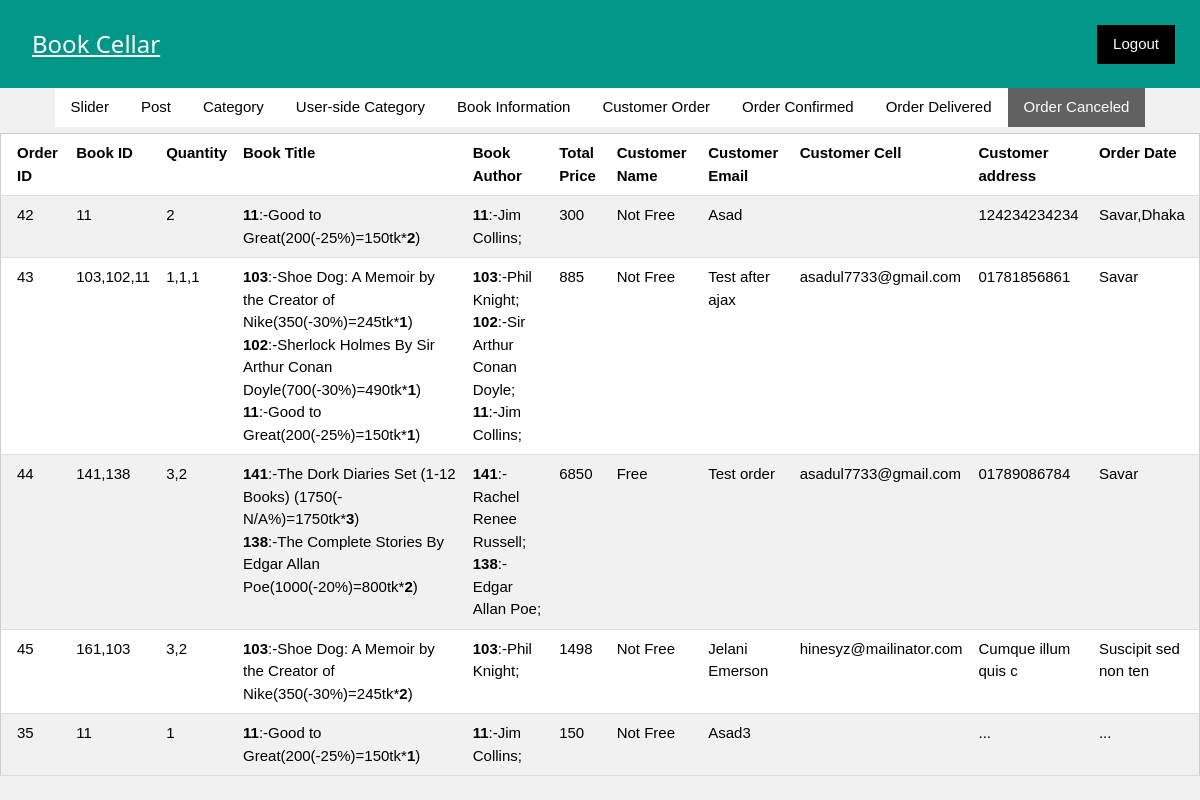
/admin/bin.php (signed in), run on the app's committed database.
### tables this page shows
CREATE TABLE `bin` (
  `Serial` int(255) NOT NULL,
  `Order_id` int(255) NOT NULL,
  `Item` int(255) NOT NULL,
  `Book_id` mediumtext NOT NULL,
  `Quantity` mediumtext NOT NULL,
  `Price` varchar(255) NOT NULL,
  `Customer_name` varchar(255) NOT NULL,
  `Email` varchar(255) NOT NULL,
  `Cell` mediumtext NOT NULL,
  `Address` mediumtext NOT NULL,
  `Time` mediumtext NOT NULL
);

### admin/bin.php (the view, shortened to what this page needs)
<?php
include 'header.php';
?>
<!DOCTYPE html>
<html>
<link rel="stylesheet" href="W3.CSS.css">
<link rel="stylesheet" href="https://cdnjs.cloudflare.com/ajax/libs/font-awesome/4.7.0/css/font-awesome.min.css">
<head>
</head>
<body class="w3-sans-serif" style="background-color:#F1F1F1">
<div style="overflow-x:auto;">
<table class="w3-table-all" style="overflow-x:scroll">
<tr>
<th>Order ID</th>
<th>Book ID</th>
<th>Quantity</th>
<th>Book Title</th>
<th>Book Author</th>
<th>Total Price </th>
<th>Customer Name</th>
<th>Customer Email</th>
<th>Customer Cell</th>
<th>Customer address</th>
<th>Order Date</th>
</tr>
<?php
include 'config.php';
$read_query="SELECT * FROM bin ORDER BY Serial DESC";
$result=mysqli_query($connection,$read_query);
while($row=mysqli_fetch_row($result)) {
   $order_id=htmlspecialchars($row[1]);
   $book_id=htmlspecialchars($row[3]);
   $book_quantity=htmlspecialchars($row[4]);
   $book_price=htmlspecialchars($row[5]);
   $cust_name=htmlspecialchars($row[6]);
   $cust_email=htmlspecialchars($row[7]);
   $cust_cell=htmlspecialchars($row[8]);
   $cust_adrress=htmlspecialchars($row[9]);
   $order_date=htmlspecialchars($row[10]);
   ?>
<td><?php echo $order_id; ?></td>
<td><?php echo $book_id; ?></td>
<td><?php echo $book_quantity; ?></td>
<?php
$book_name=array();
$author_name=array();
   $arr_ids=explode(",",$book_id);
   $arr_quants=explode(",",$book_quantity);
 for($i=0;$i<count($arr_quants);$i++)
{
       for($x=0;$x<count($arr_ids);$x++)
        {
             if($i==$x)
             {
              $read_query2="SELECT * FROM Book_info WHERE Book_id=$arr_ids[$i]";
              $result2=mysqli_query($connection,$read_query2);
              while($row2=mysqli_fetch_row($result2)) {
              array_push($book_name,"<b>".$row2[0]."</b>:-".$row2[2]."(".$row2[5]."(-".$row2[6]."%)=".$row2[7]."tk*<b>".$arr_quants[$i]."</b>)");
              array_push($author_name,"<b>".$row2[0]."</b>:-".$row2[3].";");
             }
        }
}
}
?>
<td><?php echo $book=implode("<br>",$book_name); ?></td>
<td><?php echo $author=implode("<br>",$author_name); ?></td>
<td><?php echo $book_price; ?></td>
<td><?php echo $cust_name; ?></td>
<td><?php echo $cust_email; ?></td>
<td><?php echo $cust_cell; ?></td>
<td><?php echo $cust_adrress; ?></td>
<td><?php echo $order_date; ?></td>
<?php
}
 ?>
 </table>
</div>
</body>
</html>

### admin/W3.CSS.css (style rules this page uses)
html { box-sizing:border-box }
*,*:before,*:after { box-sizing:inherit }
html { -ms-text-size-adjust:100%;-webkit-text-size-adjust:100% }
body { margin:0 }
b,strong { font-weight:bolder }
html,body { font-family:Verdana,sans-serif;font-size:15px;line-height:1.5 }
html { overflow-x:hidden }
.w3-table,.w3-table-all { border-collapse:collapse;border-spacing:0;width:100%;display:table }
.w3-table-all { border:1px solid #ccc }
.w3-bordered tr,.w3-table-all tr { border-bottom:1px solid #ddd }
.w3-table-all tr:nth-child(odd) { background-color:#fff }
.w3-table td,.w3-table th,.w3-table-all td,.w3-table-all th { padding:8px 8px;display:table-cell;text-align:left;vertical-align:top }
.w3-table th:first-child,.w3-table td:first-child,.w3-table-all th:first-child,.w3-table-all td:first-child { padding-left:16px }

### data on the page
bin: Order "42", Book "11", Quantity "2", book_name "11 :-Good to Great(200(-25%)=150tk* 2 )", author_name "11 :-Jim Collins;", Price "300", Customer_name "Not Free", Email "Asad", Address "124234234234", Time "Savar,Dhaka"
bin: Order "43", Book "103,102,11", Quantity "1,1,1", book_name "103 :-Shoe Dog: A Memoir by the Creator of Nike(350(-30%)=245tk* 1 ) 102 :-Sherlock Holmes By Sir Arthur Conan Doyle(700(-30%)=490tk* 1 ) 11 :-Good to Great(200(-25%)=150tk* 1 )", author_name "103 :-Phil Knight; 102 :-Sir Arthur Conan Doyle; 11 :-Jim Collins;", Price "885", Customer_name "Not Free", Email "Test after ajax", Cell "asadul7733@gmail.com", Address "01781856861", Time "Savar"
bin: Order "44", Book "141,138", Quantity "3,2", book_name "141 :-The Dork Diaries Set (1-12 Books) (1750(-N/A%)=1750tk* 3 ) 138 :-The Complete Stories By Edgar Allan Poe(1000(-20%)=800tk* 2 )", author_name "141 :-Rachel Renee Russell; 138 :-Edgar Allan Poe;", Price "6850", Customer_name "Free", Email "Test order", Cell "asadul7733@gmail.com", Address "01789086784", Time "Savar"
bin: Order "45", Book "161,103", Quantity "3,2", book_name "103 :-Shoe Dog: A Memoir by the Creator of Nike(350(-30%)=245tk* 2 )", author_name "103 :-Phil Knight;", Price "1498", Customer_name "Not Free", Email "Jelani Emerson", Cell "hinesyz@mailinator.com", Address "Cumque illum quis c", Time "Suscipit sed non ten"
bin: Order "35", Book "11", Quantity "1", book_name "11 :-Good to Great(200(-25%)=150tk* 1 )", author_name "11 :-Jim Collins;", Price "150", Customer_name "Not Free", Email "Asad3", Address "...", Time "..."
